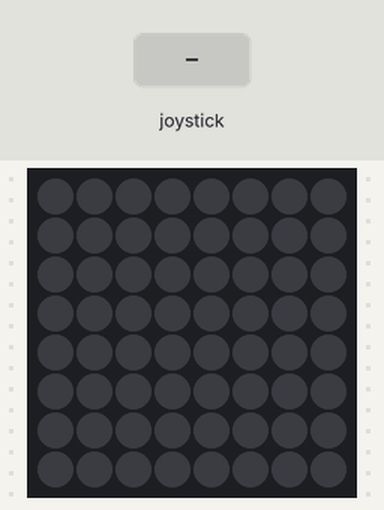
Recording of a program running on a simulated Raspberry Pi (BCM pin numbers) with a Sense HAT. Parts: the Sense HAT's 8×8 RGB LED matrix. The inputs (shaded band) are chosen by the test bench.

Above: at 1.2 s.
1.3 s: joystick pushed up
At 2.1 s:
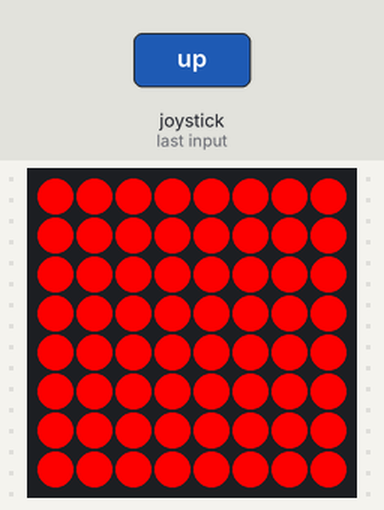
2.8 s: joystick pushed down
At 3.2 s:
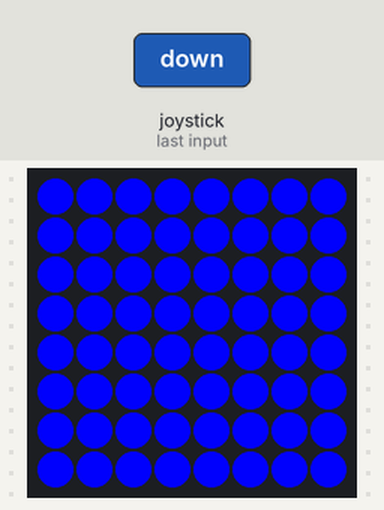
4.3 s: joystick pushed left
At 5.5 s:
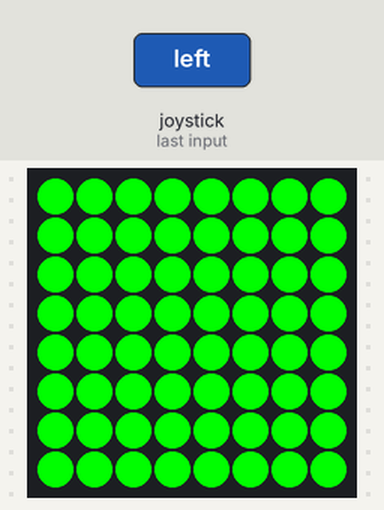
5.8 s: joystick pushed right
At 6.7 s:
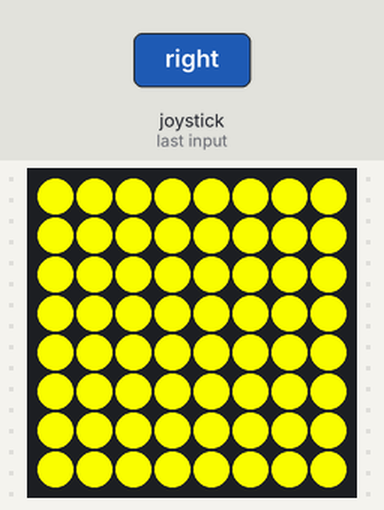
7.3 s: joystick clicked
At 7.9 s:
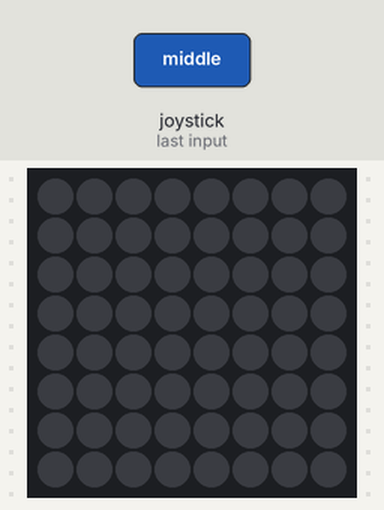
Timing chart, 0 to 9.8 s (numbered marks = the images above; inputs shaded):
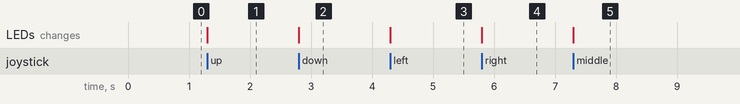

The program:

joystick_leds.py
```python
from sense_hat import SenseHat

sense = SenseHat()
sense.clear()

def red():
    sense.clear(255, 0, 0)

def blue():
    sense.clear(0, 0, 255)

def green():
    sense.clear(0, 255, 0)

def yellow():
    sense.clear(255, 255, 0)


sense.stick.direction_up = red
sense.stick.direction_down = blue
sense.stick.direction_right = yellow
sense.stick.direction_left = green
sense.stick.direction_middle = sense.clear


while True:
    pass


    
```

Measured:
- after the input at 1.3 s, the LEDs: change at once (image 1)
- after the input at 2.8 s, the LEDs: change at once (image 2)
- after the input at 4.3 s, the LEDs: change at once (image 3)
- after the input at 5.8 s, the LEDs: change at once (image 4)
- after the input at 7.3 s, the LEDs: change at once (image 5)
